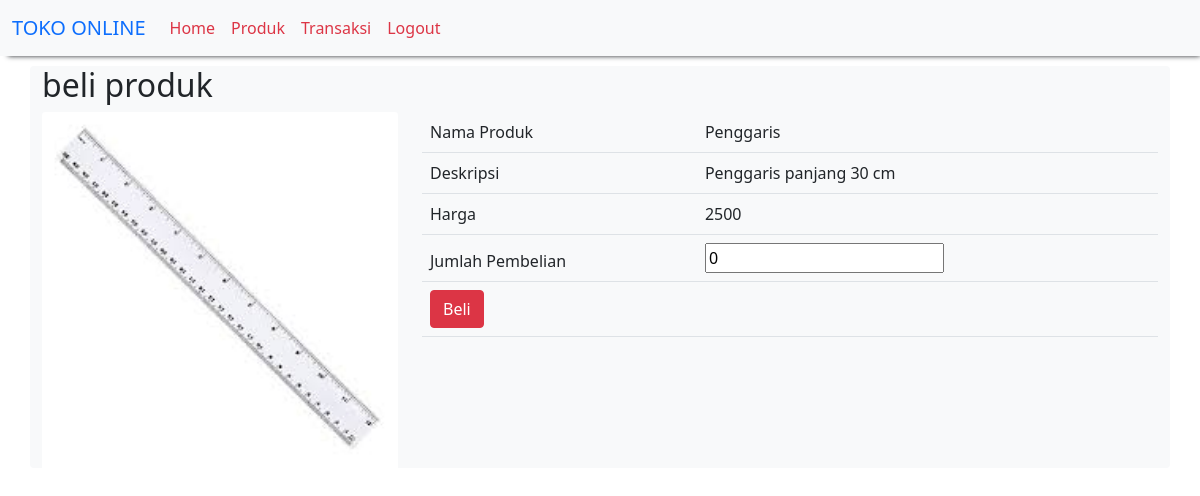
Screenshot of /beli_produk.php?id_produk=3 (signed in) with the database file from the repository.
### tables this page shows
CREATE TABLE `produk` (
  `id_produk` int(11) NOT NULL,
  `nama_produk` varchar(100) NOT NULL,
  `deskripsi` text NOT NULL,
  `harga` int(11) NOT NULL,
  `foto_produk` varchar(255) NOT NULL
);

### beli_produk.php (the view)
<?php
include "header.php";
include "koneksi.php";
$qry_detail_produk=mysqli_query($conn,"select * from produk where id_produk = '".$_GET['id_produk']."'");
$dt_produk=mysqli_fetch_array($qry_detail_produk);
?>
<h2>beli produk</h2>
<div class="row">
    <div class="col-md-4">
        <img src="assets/<?=$dt_produk['foto_produk']?>"class="card-img-top">
    </div>
    <div class="col-md-8">
        <form action="masukkankeranjang.php?id_produk=<?=$dt_produk['id_produk']?>" method="post">
        <table class="table table-hover table-striped">
            <thead>
                <tr>
                    <td>Nama Produk</td>
                    <td><?=$dt_produk['nama_produk']?></td>
                </tr>
                <tr>
                    <td>Deskripsi</td>
                    <td><?=$dt_produk['deskripsi']?></td>
                </tr>
                <tr>
                    <td>Harga</td>
                    <td><?=$dt_produk['harga']?></td>
                </tr>
                <tr>
                    <td>Jumlah Pembelian</td>
                    <td><input type="number" name="jumlah_pembelian" value="0"></td>
                </tr>
                <tr>
                    <td colspan="2"><input class="btn btn-danger" type="submit" value="Beli"></td>
                </tr>
            </thead>
        </table>
    </form>
</div>
</div>
<?php
    include "footer.php";
?>

### rows the page displays
produk: foto_produk (picture), nama_produk "Penggaris", deskripsi "Penggaris panjang 30 cm", harga "2500"
